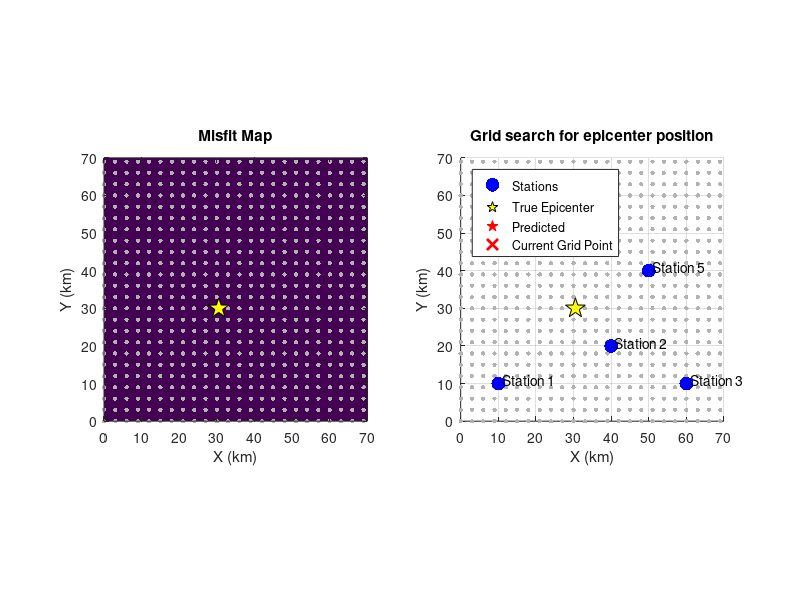

Here is the MATLAB script that generated this plot: (Note: this script raises an error after producing the figure.)
clear; close all; clc;
% ----------------------
% SYNTHETIC DATA
% ----------------------
true_x = 30.5;
true_y = 30;
true_t0 = 10;

x_sta = [10, 40, 60, 20, 50];
y_sta = [10, 20, 10, 50, 40];

v = 6; % velocity (km/s)

dist_true = sqrt((x_sta - true_x).^2 + (y_sta - true_y).^2);
t_obs = true_t0 + dist_true / v;

% ----------------------
% PARAMETER GRID SEARCH
% ----------------------
x_range = 0:3:70;
y_range = 0:3:70;
t0_range = 8:0.1:12;

misfit_map = zeros(length(y_range), length(x_range));
misfit_min = inf;

% ----------------------
% PLOTTING
% ----------------------
figure('Units', 'pixels', 'Position', [100, 100, 1000, 500]);
[X_grid, Y_grid] = meshgrid(x_range, y_range);
% Subplot 1
subplot(1,2,1);
misfit_img = imagesc(x_range, y_range, misfit_map); hold on
scatter(X_grid(:), Y_grid(:), 10, [0.7 0.7 0.7], 'filled'); % titik grid abu-abu
axis xy; axis equal;
xlim([0 70]); ylim([0 70]);
hold on;
plot(true_x, true_y, 'kp', 'MarkerSize', 15, 'MarkerFaceColor', 'y');
misfit_point = plot(NaN, NaN, 'rx', 'MarkerSize', 12, 'LineWidth', 2);
xlabel('X (km)');
ylabel('Y (km)');
title('Misfit Map');

% Subplot 2
subplot(1,2,2);
hold on; grid on; axis equal;
xlim([0 70]); ylim([0 70]); hold on
scatter(X_grid(:), Y_grid(:), 10, [0.7 0.7 0.7], 'filled');
b1=scatter(x_sta, y_sta, 100, 'b', 'filled','DisplayName','Stations');
text(x_sta+1, y_sta+1, arrayfun(@(i) sprintf('Station %d', i), 1:length(x_sta), 'UniformOutput', false));
b2=plot(true_x, true_y, 'kp', 'MarkerSize', 15, 'MarkerFaceColor', 'y','DisplayName','True Epicenter');
best_pt = plot(NaN, NaN, 'rp', 'MarkerSize', 15, 'MarkerFaceColor', 'r','DisplayName','Predicted');
curr_grid_pt = plot(NaN, NaN, 'rx', 'MarkerSize', 12, 'LineWidth', 2,'DisplayName','Current Grid Point');

xlabel('X (km)'); ylabel('Y (km)');
title('Grid search for epicenter position');
legend([b1, b2, best_pt,curr_grid_pt],'Location','northwest');
axis xy;

% ----------------------
%  GIF
filename = 'GS_episenter.gif';
video_filename = 'grid_search_episenter.mp4';
vid = VideoWriter(video_filename, 'MPEG-4');
vid.FrameRate = 20;  % frame per second
open(vid);


drawnow;

% ----------------------
% GRID SEARCH Process
% ----------------------
for ix = 1:length(x_range)
    for iy = 1:length(y_range)
        x_src = x_range(ix);
        y_src = y_range(iy);

        for it0 = 1:length(t0_range)
            t0 = t0_range(it0);

            dist = sqrt((x_sta - x_src).^2 + (y_sta - y_src).^2);
            t_calc = t0 + dist / v;
            misfit = sqrt(mean((t_obs - t_calc).^2));

            if it0 == round(length(t0_range)/2)
                misfit_map(iy, ix) = misfit;
                set(misfit_img, 'CData', misfit_map);
                set(misfit_point, 'XData', x_src, 'YData', y_src);
            end

            if misfit < misfit_min
                misfit_min = misfit;
                best_x = x_src;
                best_y = y_src;
                best_t0 = t0;
                set(best_pt, 'XData', best_x, 'YData', best_y);
            end
        end

        set(curr_grid_pt, 'XData', x_src, 'YData', y_src);
        pause(0.01);

        % Capture frame
        frame = getframe(gcf);
        im = frame2im(frame);
        [A,map] = rgb2ind(im,256);

        % gif
        if ix == 1
            imwrite(A, map, filename, 'gif', 'LoopCount', Inf, 'DelayTime', 0.01);
        else
            imwrite(A, map, filename, 'gif', 'WriteMode', 'append', 'DelayTime', 0.01);
        end


        writeVideo(vid, frame);

    end


end
close(vid);


% ----------------------
% OUTPUT 
% ----------------------
fprintf('Episenter sebenarnya: (%.2f km, %.2f km), t0 = %.2f s\n', true_x, true_y, true_t0);
fprintf('Hasil Inversi:\n');
fprintf('Lokasi episenter: (%.2f km, %.2f km)\n', best_x, best_y);
fprintf('Origin time: %.2f s\n', best_t0);
fprintf('RMS Misfit: %.4f s\n', misfit_min);
